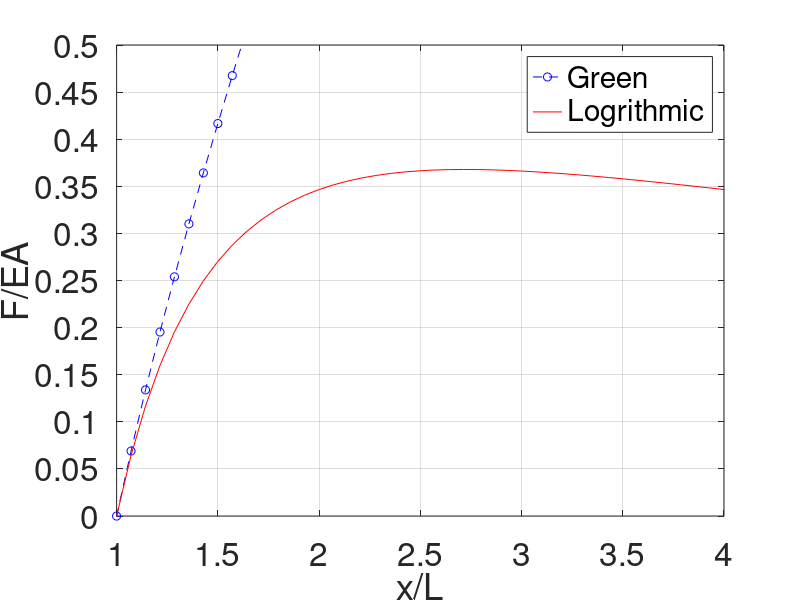

The MATLAB source for this figure:
%t=90;
% Young's Mod
E=1;
% Inital Volume
v=1;
% Since truss is vertical, D is not needed
LL=sqrt(2);
%D 

% Little l is deformation applied, consider tension here so must be greater
% then LL 
l=linspace(0,10,100);

green=(E*v./l).*((l.^2-LL^2)./(2*LL^2))
fEA=green./(E*(v/LL));
plot(l/LL,fEA,'b--o')
hold on

logstrain=(E*v./l).*log(l/LL)
fEAlog=logstrain./(E*(v/LL));

plot(l/LL,fEAlog,'r')
 xlim([1 4])
  ylim([0 0.5])
 xlabel('x/L')
 ylabel('F/EA')
 legend('Green','Logrithmic')
 set(gca,'fontsize',24)
 set(gca,'XTick',[1 1.5 2 2.5 3 3.5 4])
 set(gca,'YTick',[0 0.05 0.1 0.15 0.2 0.25 0.3 0.35 0.4 0.45 .5])
 set(gcf,'color','w');
 grid on